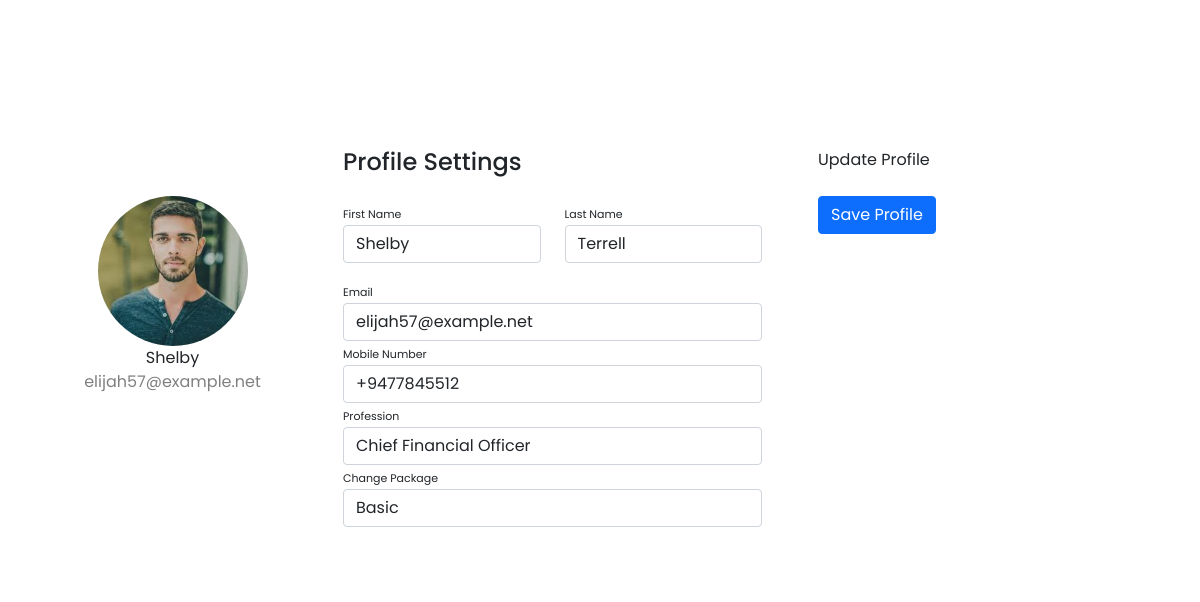
Page /client-side-web/editProfile.php (signed in) on the committed database.
### tables this page shows
CREATE TABLE `customers` (
  `customer_id` int(11) NOT NULL,
  `customerFirstName` varchar(50) NOT NULL,
  `customerLastName` varchar(50) NOT NULL,
  `customerUsername` varchar(50) NOT NULL,
  `customerEmail` varchar(100) NOT NULL,
  `password` varchar(50) NOT NULL,
  `image` text NOT NULL,
  `profession` varchar(50) NOT NULL,
  `customerMobileNo` varchar(12) NOT NULL,
  `package` varchar(20) NOT NULL,
  `createdDate` timestamp NOT NULL DEFAULT current_timestamp() ON UPDATE current_timestamp(),
  `isDeleted` int(1) NOT NULL
);

### client-side-web/editProfile.php (the view, shortened to what this page needs)
<?php require_once('../connection/dbconnection.php'); ?>
<!DOCTYPE html>
<html lang="en">
<head>
    <link rel="stylesheet" href="./css/profile.css">
    <link rel="stylesheet" href="./css/header.css">
    <link rel="stylesheet" href="https://unicons.iconscout.com/release/v4.0.0/css/line.css" />
    <link rel="stylesheet" href="https://cdn.jsdelivr.net/npm/bootstrap@5.0.0-alpha1/dist/css/bootstrap.min.css">
    <link rel="stylesheet" href="https://cdn.jsdelivr.net/npm/bootstrap@5.0.0-alpha1/dist/js/bootstrap.bundle.min.js">
    <link rel="stylesheet" href="https://cdnjs.cloudflare.com/ajax/libs/jquery/3.2.1/jquery.min.js">
</head>
<body>
    <?php
    $query = "SELECT * FROM customers
              WHERE
              customer_id = 1
              AND
              isDeleted = 0
              LIMIT 1";
    $result = mysqli_query($connection, $query);
    if ($result) { ?>
        <?php
        if (mysqli_num_rows($result) > 0) { ?>
            <?php while ($record = mysqli_fetch_array($result)) {
                $fname = $record['customerFirstName'];
                $lname = $record['customerLastName'];
                $email = $record['customerEmail'];
                $prof = $record['profession'];
                $mNo = $record['customerMobileNo'];
                $pkg = $record['package'];
            ?>
                <div class="profileContainer">
                    <form action="../client-side-web/components/updateProfile.php" method="post">
                        <div class="container rounded bg-white mt-5 mb-5">
                            <div class="row">
                                <div class="col-md-3 border-right">
                                    <div class="d-flex flex-column align-items-center text-center p-3 py-5">
                                        <img class="rounded-circle mt-5" width="150px" src="../assets/uploads/client_profile_pics/<?php echo $record['image']; ?>" alt="<?php echo $record['image']; ?>">
                                        <span class="font-weight-bold"><?php echo $record['customerUsername'] ?></span>
                                        <span class="text-black-50"><?php echo $record['customerEmail'] ?></span>
                                    </div>
                                </div>
                                <div class="col-md-5 border-right">
                                    <div class="p-3 py-5">
                                        <div class="d-flex justify-content-between align-items-center mb-3">
                                            <h4 class="text-right">Profile Settings</h4>
                                        </div>
                                        <div class="row mt-2">
                                            <div class="col-md-6"><label class="labels">First Name</label>
                                                <input type="text" name="fname" class="form-control" placeholder="first name" value="<?php echo $fname ?>">
                                            </div>
                                            <div class="col-md-6"><label class="labels">Last Name</label>
                                                <input type="text" name="lname" class="form-control" value="<?php echo $lname ?>" placeholder="last name">
                                            </div>
                                        </div>
                                        <div class="row mt-3">
                                            <div class="col-md-12"><label class="labels">Email</label>
                                                <input type="email" name="email" class="form-control" placeholder="enter email" value="<?php echo $email ?>">
                                            </div>
                                            <div class="col-md-12"><label class="labels">Mobile Number</label>
                                                <input type="text" name="mNo" class="form-control" placeholder="enter phone number" value="<?php echo $mNo ?>">
                                            </div>
                                            <div class="col-md-12"><label class="labels">Profession</label>
                                                <input type="text" name="prof" class="form-control" placeholder="enter profession" value="<?php echo $prof ?>">
                                            </div>
                                            <div class="col-md-12"><label class="labels">Change Package</label>
                                                <input type="text" name="pkg" class="form-control" placeholder="package" value="<?php echo $pkg ?>">
                                            </div>
                                        </div>
                                    </div>
                                </div>
                                <div class="col-md-4">
                                    <div class="p-3 py-5">
                                        <div class="d-flex justify-content-between align-items-center experience">
                                            <span>Update Profile</span>
                                        </div><br>
                                        <input class="btn btn-primary profile-button" type="submit" name="update" value="Save Profile">
                                    </div>
                                </div>
                            </div>
                        </div>
                    </form>
                </div>
            <?php } ?>
    <?php }
    } else {
        echo "DB failed!";
    }
    ?>
</body>
</html>

### client-side-web/css/profile.css (style rules this page uses)
.profileContainer { margin-top: 100px; }
.profile-button { background: rgb(99, 39, 120); box-shadow: none; border: none }
.labels { font-size: 11px }

### client-side-web/css/header.css (style rules this page uses)
* { margin: 0; padding: 0; box-sizing: border-box; font-family: "Poppins", sans-serif; }
body { background: #f0faff; }

### rows in the picture
customers: customerUsername "Shelby", customerEmail "elijah57@example.net", fname "Shelby", lname "Terrell", email "elijah57@example.net", mNo "+9477845512", prof "Chief Financial Officer", pkg "Basic"
